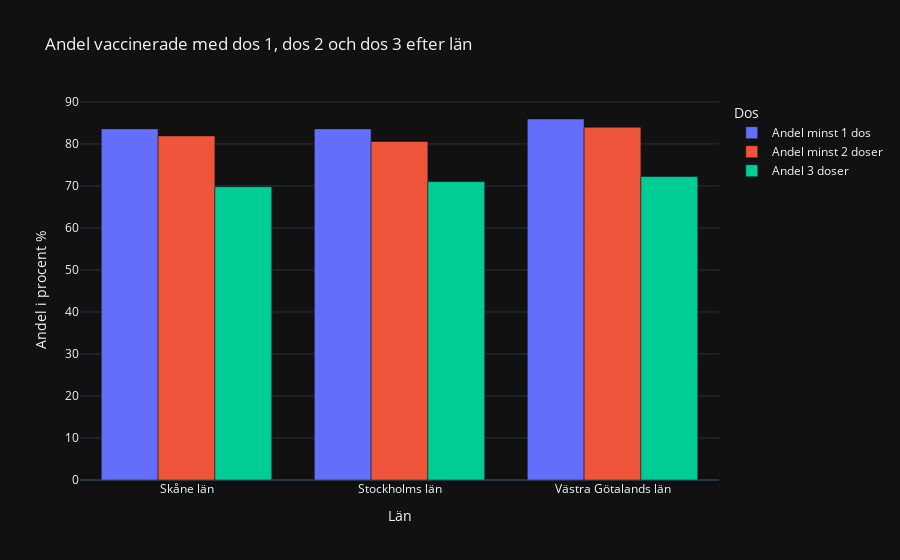

Source (notebook cell):
### Markdown cell above
### Stapeldiagram för Antal vaccinerade i olika län

- To get all län, use .unique and a for-loop to itterate over unique län_namn column.

### Code cell
import pandas as pd
import plotly.express as px

selected_lan = ["Stockholms län", "Västra Götalands län", "Skåne län"]
selected_data = df[df["Län_namn"].isin(selected_lan)]

lan_groups = selected_data.groupby(["Län_namn"]).agg({
    "Befolkning": "sum",
    "Andel minst 1 dos": "mean",  
    "Andel minst 2 doser": "mean",  
    "Andel 3 doser": "mean"  
})

lan_groups = lan_groups.reset_index()

# Multiply by 100 to get percentages
lan_groups["Andel minst 1 dos"] *= 100
lan_groups["Andel minst 2 doser"] *= 100
lan_groups["Andel 3 doser"] *= 100


melted_df = pd.melt(lan_groups, id_vars=["Län_namn"], 
                    value_vars=["Andel minst 1 dos", "Andel minst 2 doser", "Andel 3 doser"],
                    var_name="Dos", value_name="Andel")

fig = px.bar(melted_df,
             x="Län_namn",
             y="Andel",
             color="Dos",
             barmode="group",
             labels={"Andel": "Andel i procent %", "Dos": "Dos", "Län_namn": "Län"},
             title="Andel vaccinerade med dos 1, dos 2 och dos 3 efter län",
             template="plotly_dark"
             )

fig.show()
fig.write_html("Assignment2f.html")

### Figure 1 — Plotly figure (JSON) as saved in the notebook; plotly's stock layout.template omitted (floating-point values rounded to 4 significant figures)
{"data": [{"alignmentgroup": "True", "hovertemplate": "Dos=Andel minst 1 dos<br>Län=%{x}<br>Andel i procent %=%{y}<extra></extra>", "legendgroup": "Andel minst 1 dos", "marker": {"color": "#636efa", "pattern": {"shape": ""}}, "name": "Andel minst 1 dos", "offsetgroup": "Andel minst 1 dos", "orientation": "v", "showlegend": true, "textposition": "auto", "type": "bar", "x": ["Skåne län", "Stockholms län", "Västra Götalands län"], "xaxis": "x", "y": [83.59, 83.59, 85.94], "yaxis": "y"}, {"alignmentgroup": "True", "hovertemplate": "Dos=Andel minst 2 doser<br>Län=%{x}<br>Andel i procent %=%{y}<extra></extra>", "legendgroup": "Andel minst 2 doser", "marker": {"color": "#EF553B", "pattern": {"shape": ""}}, "name": "Andel minst 2 doser", "offsetgroup": "Andel minst 2 doser", "orientation": "v", "showlegend": true, "textposition": "auto", "type": "bar", "x": ["Skåne län", "Stockholms län", "Västra Götalands län"], "xaxis": "x", "y": [81.91, 80.59, 83.97], "yaxis": "y"}, {"alignmentgroup": "True", "hovertemplate": "Dos=Andel 3 doser<br>Län=%{x}<br>Andel i procent %=%{y}<extra></extra>", "legendgroup": "Andel 3 doser", "marker": {"color": "#00cc96", "pattern": {"shape": ""}}, "name": "Andel 3 doser", "offsetgroup": "Andel 3 doser", "orientation": "v", "showlegend": true, "textposition": "auto", "type": "bar", "x": ["Skåne län", "Stockholms län", "Västra Götalands län"], "xaxis": "x", "y": [69.83, 71.04, 72.24], "yaxis": "y"}], "layout": {"barmode": "group", "legend": {"title": {"text": "Dos"}, "tracegroupgap": 0}, "title": {"text": "Andel vaccinerade med dos 1, dos 2 och dos 3 efter län"}, "xaxis": {"anchor": "y", "domain": [0, 1], "title": {"text": "Län"}}, "yaxis": {"anchor": "x", "domain": [0, 1], "title": {"text": "Andel i procent %"}}}}
